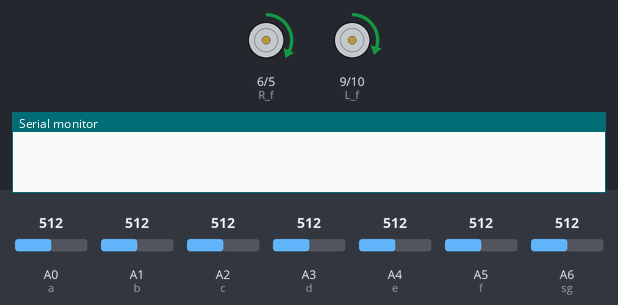
A sketch run on a simulated Arduino Nano, built with avr-gcc and run on an emulated ATmega328P. Parts: motor-driver pin pairs drawn as motors (green arrow = first pin HIGH = forward, orange = second pin HIGH = backward, longer = more drive), the last lines printed to the serial monitor. Inputs (shaded band) come from the test bench; at power-on: A0 (a) = 512, A5 (f) = 512, A1 (b) = 512, A2 (c) = 512, A3 (d) = 512, A4 (e) = 512, A6 (sg) = 512.

Above: at 1.2 s.
1.3 s: A0 (a) set to 106
2.8 s: A0 (a) set to 93
At 2.95 s:
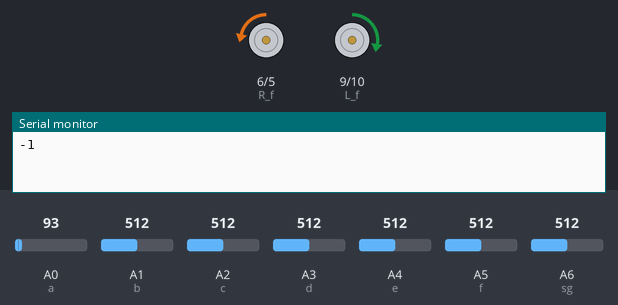
At 3.55 s:
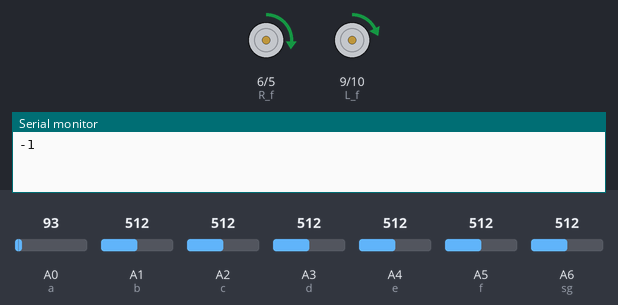
5.8 s: A5 (f) set to 110
8.8 s: A5 (f) set to 91
At 10.58 s:
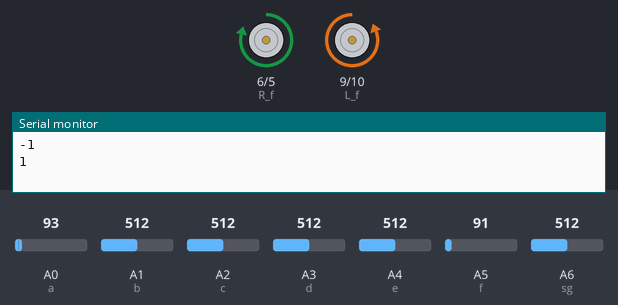
11.8 s: A1 (b) set to 90
14.8 s: A2 (c) set to 90
At 20.36 s:
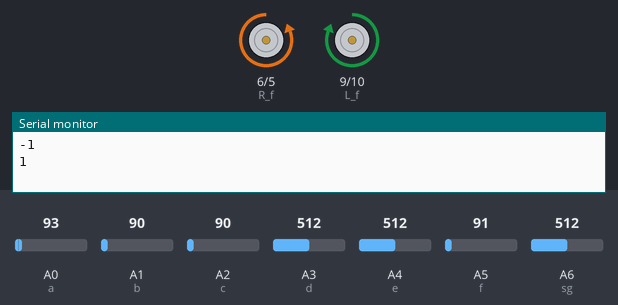
Timing chart, 0 to 20.6 s (numbered marks = the images above; inputs shaded):
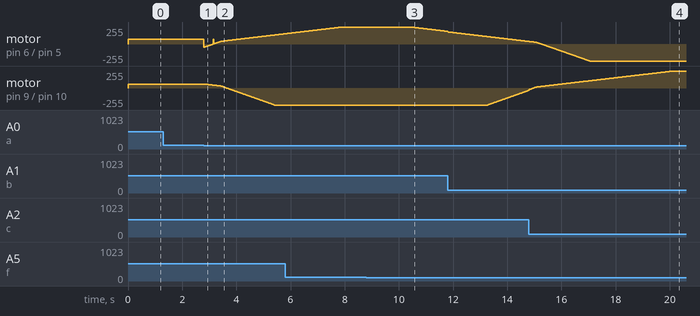

The sketch:

Linetrace_pid.ino
```cpp
//setup
int sp_set = 60;
int dt = 1;
double kp = 60;
double ki = 0.1;
double kd = 100;

//フォトトランジスタ
int a = A0;
int b = A1;
int c = A2;
int d = A3;
int e = A4;
int f = A5;
int sg = A6;

//モーター
int L_f = 9;
int L_b = 10;
int R_f = 6;
int R_b = 5;

int LMP = 50;
int RMP = 50;

//変数
double diff[2];
int integ;
int out = 0;
int count = 0;
bool wb1 = false;
bool wb2 = false;

void setup()
{
  pinMode(L_f, OUTPUT);
  pinMode(L_b, OUTPUT);
  pinMode(R_f, OUTPUT);
  pinMode(R_b, OUTPUT);

  pinMode(a, INPUT);
  pinMode(b, INPUT);
  pinMode(c, INPUT);
  pinMode(d, INPUT);
  pinMode(e, INPUT);
  pinMode(f, INPUT);
  pinMode(sg, INPUT);
  Serial.begin(9600);
}

void loop()
{
  int p, i, d1, r;
  int sp = sp_set;
  int n = 1;

  diff[0] = diff[1];
  diff[1] = 0;

  if (analogRead(c) < 100)
  {
    diff[1] += -0.5;
    n++;
    out = 0;
    sp += 10;
  }
  if (analogRead(d) < 100)
  {
    diff[1] += 0.5;
    n++;
    out = 0;
    sp += 10;
  }
  if (analogRead(b) < 100)
  {
    diff[1] += -1.0;
    n++;
    out = -1;
    sp -= 10;
  }
  if (analogRead(e) < 100)
  {
    diff[1] += 1.0;
    n++;
    out = 1;
    sp -= 10;
  }
  if (analogRead(a) < 100)
  {
    diff[1] += -2.0;
    n++;
    sp /= 2;
    out = -2;
  }
  if (analogRead(f) < 100)
  {
    diff[1] = 2.0;
    n++;
    sp /= 2;
    out = -2;
  }

  //コースアウト処理
  if (out == -2 && n == 1)
  {
    r = -2;
    sp /= 3;
  }
  if (out == 2 && n == 1)
  {
    r = 2;
    sp /= 3;
  }

  integ += (diff[1] + diff[0]) / 2 * dt;

  p = kp * (diff[1] / n);
  i = ki * integ;
  d1 = kd * (diff[1] - diff[0]) / dt;
  r = p - i + d1;
  sp -= abs(r) / 2;

  //十字読み
  if (n > 5 && wb2 == false)
  {
    wb2 = true;
    --count;
    out = 0;
  }
  if (n < 5 && wb2 == true)
  {
    wb2 = false;
    out = 0;
  }

  //ゴールテープ読み
  if (analogRead(sg) < 950 && wb1 == false)
  {
    wb1 = true;
    ++count;
  }
  if (analogRead(sg) > 1000 && wb1 == true)
  {
    wb1 = false;
  }

  LMP = sp - r;
  RMP = sp + 10 + r;

  //ゴールストップ
  if (count > 1)
  {
    delay(sp / 3 * 10);
    RMP = 0;
    LMP = 0;
  }

  driveMotor(LMP, RMP);

  if (d1 > 0)
  {
    Serial.println(1);
  }
  if (d1 < 0)
  {
    Serial.println(-1);
  }

  delay(1);
}

//モーターを動かす関数
void driveMotor(int left, int right)
{
  //255は超えないようにする
  if (left > 255)
  {
    left = 255;
  }
  else if (left < -255)
  {
    left = -255;
  }
  if (right > 255)
  {
    right = 255;
  }
  else if (right < -255)
  {
    right = -255;
  }

  if (left > 0)
  {
    analogWrite(L_f, left);
    analogWrite(L_b, 0);
  }
  else
  {
    left = abs(left);
    analogWrite(L_f, 0);
    analogWrite(L_b, left);
  }
  if (right > 0)
  {
    analogWrite(R_f, right);
    analogWrite(R_b, 0);
  }
  else
  {
    right = abs(right);
    analogWrite(R_f, 0);
    analogWrite(R_b, right);
  }
}
```

Measured:
- the behaviour switches between 100 and 99 on A0 (a) (found by bisection; images 0 and 1)
- the behaviour switches between 100 and 99 on A5 (f) (found by bisection; images 2 and 3)
- after the input at 1.3 s, every drawn part: stays the same
- after the input at 2.8 s, motor on pin 9 (L_f) / pin 10 (L_b): moves from forward 60/255 to backward 255/255 over 2.6 s, starting at once
- after the input at 8.8 s, motor on pin 6 (R_f) / pin 5 (R_b): moves from forward 255/255 to forward 189/255 over 1.4 s, starting after 1.6 s
- after the input at 14.8 s, motor on pin 6 (R_f) / pin 5 (R_b): goes on until 17.0 s, then stays backward 255/255
